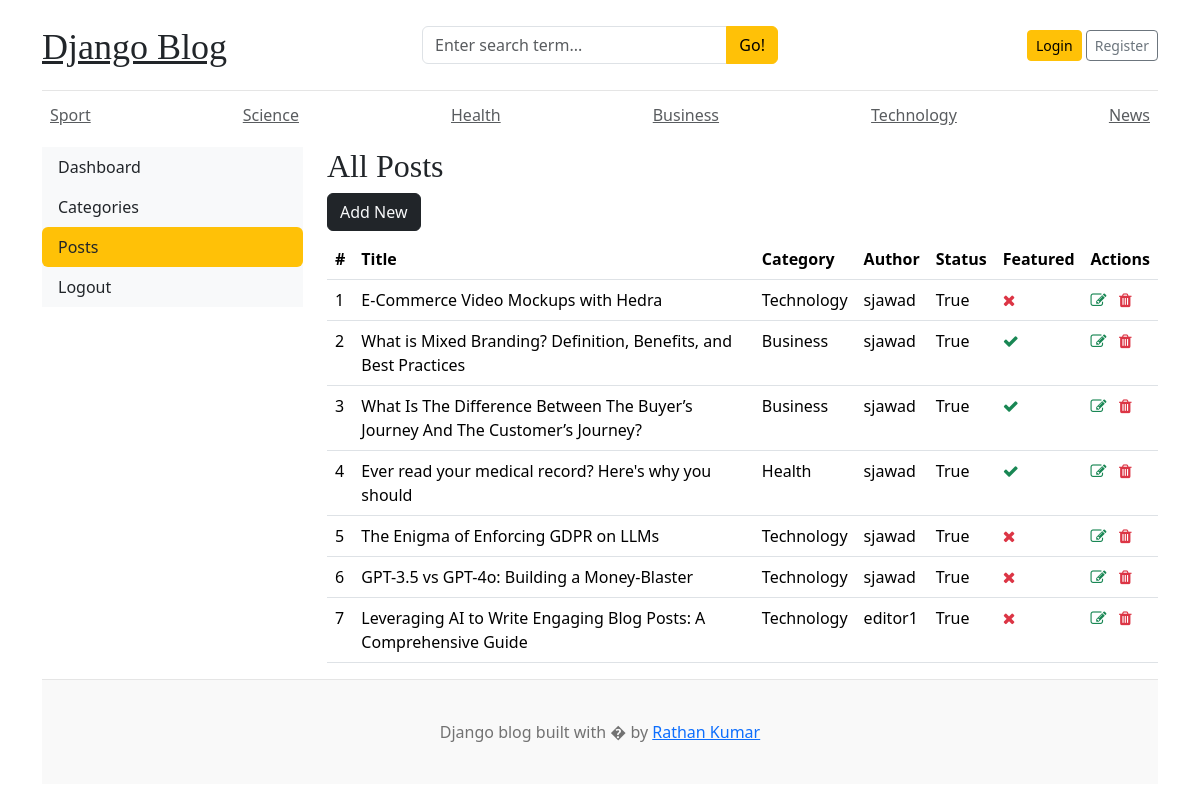
The app's page /dashboard/posts/ with its own data.
### blogs/models.py (models this page shows, shortened)
class Category(models.Model):
    category_name = models.CharField(max_length=80, unique=True)
    created_at = models.DateTimeField(auto_now_add=True)
    updated_at = models.DateTimeField(auto_now=True)
    class Meta:
        verbose_name_plural = "Categories"
    def __str__(self):
        return self.category_name

class Blog(models.Model):
    title = models.CharField(max_length=100)
    slug = models.SlugField(max_length=150, unique=True)
    category = models.ForeignKey(Category, on_delete=models.CASCADE)
    author = models.ForeignKey(User, on_delete=models.CASCADE)
    featured_image = models.ImageField(upload_to="blog/uploads/%Y/%m/%d", blank=True)
    short_description = models.TextField()
    blog_body = models.TextField()
    status = models.BooleanField(choices=STATUS_CHOICES, default=0)
    is_featured = models.BooleanField(default=False)
    created_at = models.DateTimeField(auto_now_add=True)
    updated_at = models.DateTimeField(auto_now=True)

### dashboard/views.py (the view)
# urls.py: path('posts/', views.posts, name='posts'),
def posts(request):
    all_posts = Blog.objects.all()
    context = {'all_posts': all_posts}
    return render(request, template_name="dashboard/posts.html", context=context)

### blogs/context_processors.py (called while the page is built)
def get_categories(request):
    categories = Category.objects.all()
    return {'categories': categories}

### templates/dashboard/posts.html (shortened to what this page needs)
{% extends 'base.html' %}
{% block content %}
    <div class="row">
        {% include 'dashboard/sidebar.html' %}
        <div class="col-md-9">
            <h2>All Posts</h2>
            <a href="{% url 'add_post' %}" class="btn btn-dark text-light float-right mb-2">Add New</a>
            <table class="table">
                <thead>
                <tr>
                    <th>#</th>
                    <th>Title</th>
                    <th>Category</th>
                    <th>Author</th>
                    <th>Status</th>
                    <th>Featured</th>
                    <th>Actions</th>
                </tr>
                </thead>
                <tbody>
                {% for post in all_posts %}
                <tr>
                    <td>{{ forloop.counter }}</td>
                    <td>{{ post.title }}</td>
                    <td>{{ post.category }}</td>
                    <td>{{ post.author }}</td>
                    <td>{{ post.status }}</td>
                    <td>{% if post.is_featured %}<i class="fa fa-check text-success"></i>{% else %}<i class="fa fa-times text-danger"></i>{% endif %}</td>
                    <td>
                        <a href="{% url 'edit_post' post.id %}"><i class="fa fa-edit text-success"></i></a>
                        <a href="{% url 'delete_post' post.id %}"><i class="fa fa-trash text-danger"></i></a>
                    </td>
                </tr>
                {% endfor %}
                </tbody>
            </table>
        </div>
    </div>
{% endblock %}

### templates/base.html (shortened to what this page needs)
{% load static %}
<!DOCTYPE html>
<html lang="en">
<head>
    <link href="https://cdn.jsdelivr.net/npm/bootstrap@5.3.3/dist/css/bootstrap.min.css" rel="stylesheet">
    <link rel="stylesheet" href="https://cdnjs.cloudflare.com/ajax/libs/font-awesome/4.7.0/css/font-awesome.min.css">
    <link href="{% static 'css/blog.css' %}" rel="stylesheet">
</head>
<body>
<div class="container">
    <header class="blog-header py-3">
        <div class="row flex-nowrap justify-content-between align-items-center">
            <div class="col-4 pt-1">
                <a class="blog-header-logo text-dark" href="/">Django Blog</a>
            </div>
            <div class="col-4">
                <form action="{% url 'search' %}" method="GET">
                    <div class="input-group">
                        <input class="form-control" type="text" placeholder="Enter search term..." aria-label="Enter search term..." aria-describedby="button-search" name="keyword" />
                        <button class="btn btn-warning" id="button-search" type="submit">Go!</button>
                    </div>
                </form>
            </div>
            <div class="col-4 d-flex justify-content-end align-items-center">
                {% if not user.is_authenticated %}
                <a class="btn btn-sm btn-warning" href="{% url 'login' %}">Login</a> &nbsp;
                <a class="btn btn-sm btn-outline-secondary" href="{% url 'register' %}">Register</a>
                {% else %}
                 <a class="btn btn-sm btn-warning" href="{% url 'dashboard' %}">Dashboard</a>
                    &emsp;
                    <span><a href="{% url 'logout' %}">logout</a></span>
                {% endif %}
            </div>
        </div>
    </header>
    <div class="nav-scroller py-1 mb-2">
        <nav class="nav d-flex justify-content-between">
            {% for category in categories %}
                <a class="p-2 text-muted" href="{% url 'posts_by_category' category.id %}">{{ category.category_name }}</a>
            {% endfor %}
        </nav>
    </div>
{% block content %}
{% endblock %}
<footer class="blog-footer">
    <p>Django blog built with � by <a href="#">Rathan Kumar</a></p>
</footer>
</body>
</html>

### static/css/blog.css (style rules this page uses)
.blog-header { border-bottom: 1px solid #e5e5e5; }
.blog-header-logo { font-family: "Playfair Display", Georgia, "Times New Roman", serif; font-size: 2.25rem; }
h1, h2, h3, h4, h5, h6 { font-family: "Playfair Display", Georgia, "Times New Roman", serif; }
.blog-footer { padding: 2.5rem 0; color: #727272; text-align: center; background-color: #f9f9f9; border-top: .05rem solid #e5e5e5; }
.blog-footer p:last-child { margin-bottom: 0; }

### records on screen
Category: category_name "Sport"
Category: category_name "Science"
Category: category_name "Health"
Category: category_name "Business"
Category: category_name "Technology"
Category: category_name "News"
Blog: title "E-Commerce Video Mockups with Hedra", category "Technology", author "sjawad", status "True", is_featured False (drawn)
Blog: title "What is Mixed Branding? Definition, Benefits, and Best Practices", category "Business", author "sjawad", status "True", is_featured True (drawn)
Blog: title "What Is The Difference Between The Buyer’s Journey And The Customer’s Journey?", category "Business", author "sjawad", status "True", is_featured True (drawn)
Blog: title "Ever read your medical record? Here's why you should", category "Health", author "sjawad", status "True", is_featured True (drawn)
Blog: title "The Enigma of Enforcing GDPR on LLMs", category "Technology", author "sjawad", status "True", is_featured False (drawn)
Blog: title "GPT-3.5 vs GPT-4o: Building a Money-Blaster", category "Technology", author "sjawad", status "True", is_featured False (drawn)
Blog: title "Leveraging AI to Write Engaging Blog Posts: A Comprehensive Guide", category "Technology", author "editor1", status "True", is_featured False (drawn)
